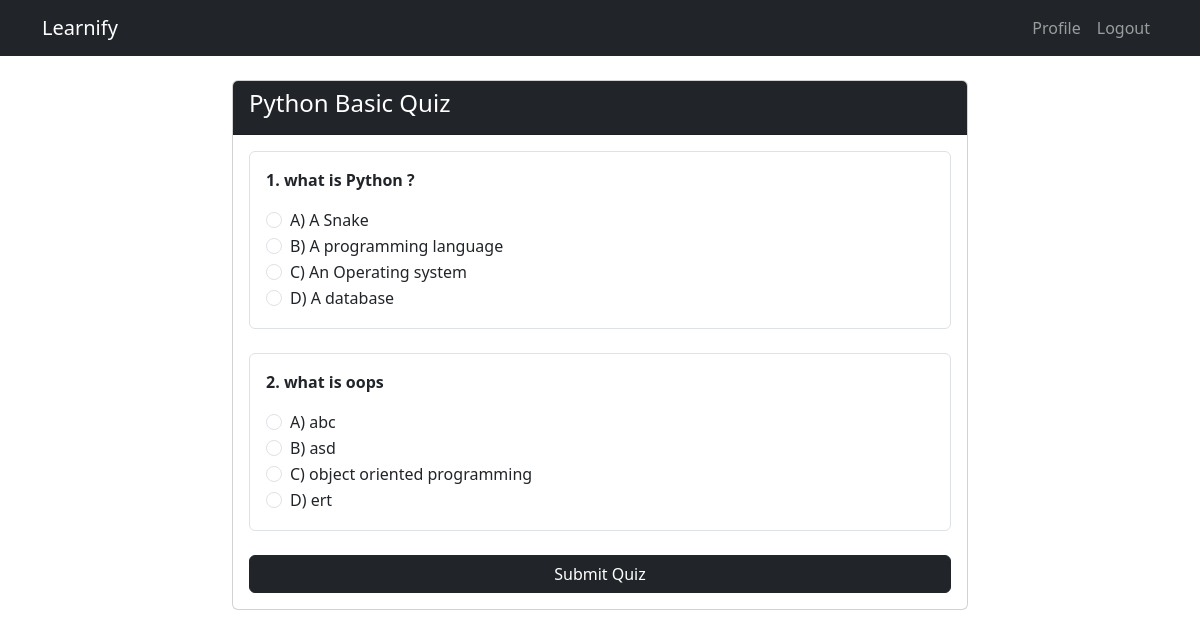
The page /quiz/take/1/ (signed in) on the database its author committed.
### quiz/models.py (models this page shows, shortened)
class Quiz(models.Model):
    course = models.ForeignKey(Course,
                              on_delete=models.CASCADE,
                              related_name='quizzes')
    title = models.CharField(max_length=200)
    description = models.TextField(blank=True)
    pass_percentage = models.IntegerField(default=50)
    created_at = models.DateTimeField(auto_now_add=True)

class Question(models.Model):
    quiz = models.ForeignKey(Quiz,
                            on_delete=models.CASCADE,
                            related_name='questions')
    question_text = models.TextField()
    option_a = models.CharField(max_length=200)
    option_b = models.CharField(max_length=200)
    option_c = models.CharField(max_length=200)
    option_d = models.CharField(max_length=200)
    correct_answer = models.CharField(max_length=1)

### quiz/views.py (the view, shortened to what this page needs)
@login_required
def take_quiz(request, quiz_id):
    quiz = get_object_or_404(Quiz, id=quiz_id)
    questions = quiz.questions.all()
    return render(request, 'quiz/take_quiz.html', {
        'quiz': quiz,
        'questions': questions
    })

### templates/quiz/take_quiz.html (shortened to what this page needs)
{% extends 'base.html' %}
{% block content %}
<div class="row justify-content-center">
    <div class="col-md-8">
        <div class="card">
            <div class="card-header bg-dark text-white">
                <h4>{{ quiz.title }}</h4>
            </div>
            <div class="card-body">
                <form method="POST">
                    {% for question in questions %}
                    <div class="mb-4 p-3 border rounded">
                        <p><strong>{{ forloop.counter }}.
                            {{ question.question_text }}
                        </strong></p>
                        <div class="form-check">
                            <input type="radio"
                                   class="form-check-input"
                                   name="question_{{ question.id }}"
                                   value="a" required>
                            <label class="form-check-label">
                                A) {{ question.option_a }}
                            </label>
                        </div>
                        <div class="form-check">
                            <input type="radio"
                                   class="form-check-input"
                                   name="question_{{ question.id }}"
                                   value="b">
                            <label class="form-check-label">
                                B) {{ question.option_b }}
                            </label>
                        </div>
                        <div class="form-check">
                            <input type="radio"
                                   class="form-check-input"
                                   name="question_{{ question.id }}"
                                   value="c">
                            <label class="form-check-label">
                                C) {{ question.option_c }}
                            </label>
                        </div>
                        <div class="form-check">
                            <input type="radio"
                                   class="form-check-input"
                                   name="question_{{ question.id }}"
                                   value="d">
                            <label class="form-check-label">
                                D) {{ question.option_d }}
                            </label>
                        </div>
                    </div>
                    {% endfor %}
                    <button type="submit"
                            class="btn btn-dark w-100">
                        Submit Quiz
                    </button>
                </form>
            </div>
        </div>
    </div>
</div>
{% endblock %}

### rows shown on the page
Quiz: title "Python Basic Quiz"
Question: question_text "what is Python ?", option_a "A Snake", option_b "A programming language", option_c "An Operating system", option_d "A database"
Question: question_text "what is oops", option_a "abc", option_b "asd", option_c "object oriented programming", option_d "ert"
